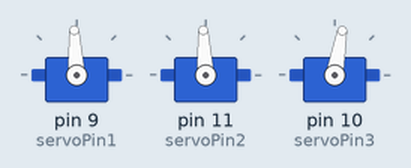
A sketch run on a simulated Arduino Uno, built with avr-gcc and run on an emulated ATmega328P. On the bench: 3 × servo.

Above: at 0.1 s.
Timing chart, 0 to 1.6 s (numbered marks = the images above):
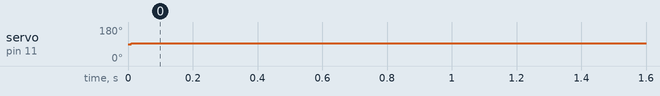

Measured:
- by itself, servo on pin 11 (servoPin2): 90° → 93° at 0.01 s

The sketch:

making_the_robot_stop_turning_wheels.ino
```cpp
#include <Servo.h>
Servo servo1;
int servoPin1 = 9;
Servo servo2;
int servoPin2 = 11;
Servo servo3;
int servoPin3 = 10;


void setup(){
servo1.attach(servoPin1);

servo2.attach(servoPin2);

servo3.attach(servoPin3);
servo3.write(80);
//Serial.begin(9600);
}
void loop(){
  servo1.writeMicroseconds(1500);
  delay(10);
  servo2.writeMicroseconds(1500);
  delay(1000);
  servo3.write(80);
}
```
